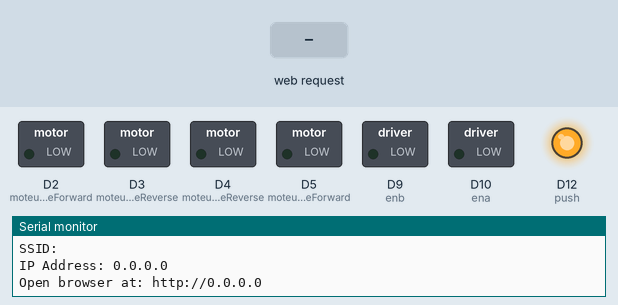
This sketch was run on a simulated Arduino MKR. Shown: switched loads named in the sketch (green lamp = pin HIGH), output pins drawn as LEDs (lit = HIGH), the last lines printed to the serial monitor. Inputs (shaded band) come from the test bench.

Above: at 11.2 s.
11.3 s: HTTP request GET /forward received
At 11.9 s:
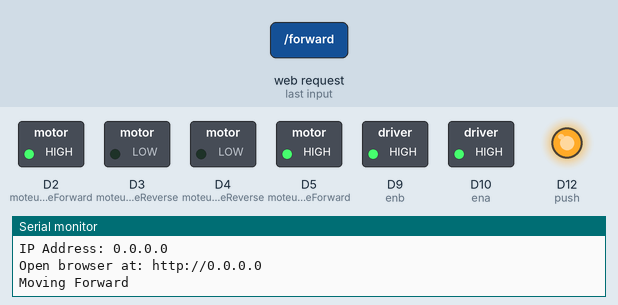
12.8 s: HTTP request GET /backward received
At 14.0 s:
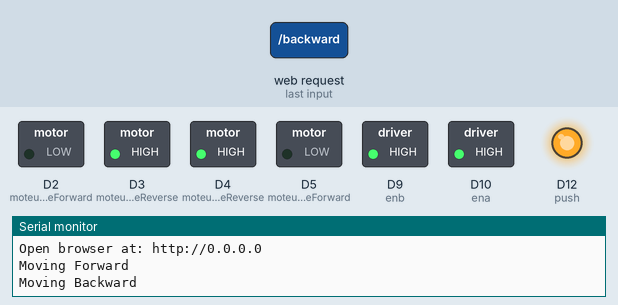
14.3 s: HTTP request GET /left received
At 15.4 s:
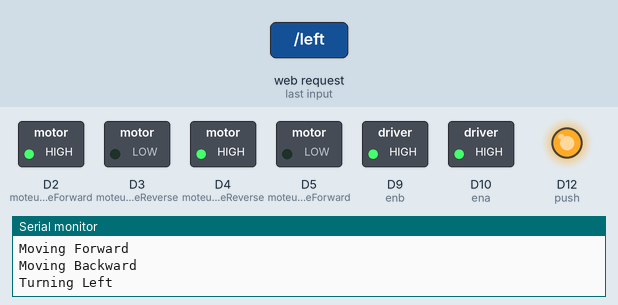
15.8 s: HTTP request GET /right received
At 16.5 s:
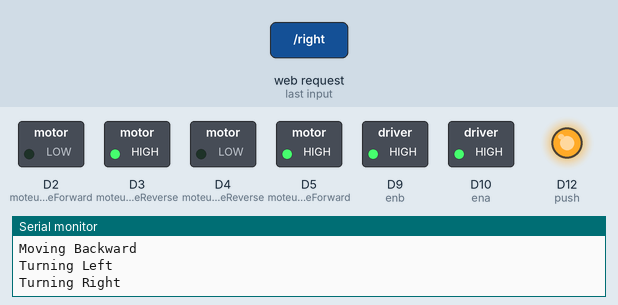
Timing chart, 0 to 18.3 s (numbered marks = the images above; inputs shaded):
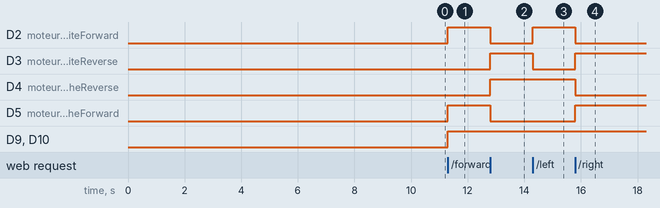

Measured:
- after the input at 11.3 s, D2 (moteurDroiteForward), D5 (moteurGaucheForward), D9 (enb), D10 (ena): LOW → HIGH at once
- after the input at 12.8 s, D2 (moteurDroiteForward), D5 (moteurGaucheForward): HIGH → LOW at once; D3 (moteurDroiteReverse), D4 (moteurGaucheReverse): LOW → HIGH at once
- after the input at 14.3 s, D2 (moteurDroiteForward): LOW → HIGH at once; D3 (moteurDroiteReverse): HIGH → LOW at once
- after the input at 15.8 s, D2 (moteurDroiteForward), D4 (moteurGaucheReverse): HIGH → LOW at once; D3 (moteurDroiteReverse), D5 (moteurGaucheForward): LOW → HIGH at once

The sketch:

arduino_wifi_code.ino
```cpp
#include <SPI.h>
#include <WiFiNINA.h>

char ssid[] = "football";
char pass[] = "football";
int status = WL_IDLE_STATUS;

WiFiServer server(80);

// Motor Pins
int moteurGaucheForward = 5;
int moteurGaucheReverse = 4;
int moteurDroiteReverse = 3;
int moteurDroiteForward = 2;
int push = 12;
int enb = 9;
int ena = 10;

boolean isShoot = false;
boolean isTalo = false;

void setup() {
  Serial.begin(9600);
  while (!Serial);

  pinMode(moteurGaucheForward, OUTPUT);
  pinMode(moteurGaucheReverse, OUTPUT);
  pinMode(moteurDroiteReverse, OUTPUT);
  pinMode(moteurDroiteForward, OUTPUT);
  pinMode(enb, OUTPUT);
  pinMode(push, OUTPUT);

  digitalWrite(push, HIGH);

  if (WiFi.status() == WL_NO_MODULE) {
    Serial.println("Communication with WiFi module failed!");
    while (true);
  }
  else{
    Serial.println("Module found");
  }

  Serial.print("Creating access point: ");
  Serial.println(ssid);
  status = WiFi.beginAP(ssid, pass);
  if (status != WL_AP_LISTENING) {
    Serial.println("Creating access point failed");
    while (true);
  }

  delay(10000);
  server.begin();
  printWiFiStatus();

  //myservo.attach(6);
  //myservo.write(0);
  //delay(1000);
  //myservo.write(60);
}

void loop() {
  WiFiClient client = server.available();
  if (client) {
    String request = "";
    while (client.connected()) {
      if (client.available()) {
        char c = client.read();
        request += c;
        if (c == '\n') {
          if (request.startsWith("GET /forward")) {
            moveForward();
          } else if (request.startsWith("GET /backward")) {
            moveBackward();
          } else if (request.startsWith("GET /left")) {
            turnLeft();
          } else if (request.startsWith("GET /right")) {
            turnRight();
          } else if (request.startsWith("GET /shoot")) {
            shoot();
          } else if (request.startsWith("GET /stop")) {
            stopMotors();
          }
          request = "";
          break;
        }
      }
    }
    client.stop();
  }
}

void moveForward() {
  Serial.println("Moving Forward");
  digitalWrite(moteurGaucheForward, HIGH);
  digitalWrite(moteurGaucheReverse, LOW);
  digitalWrite(moteurDroiteForward, HIGH);
  digitalWrite(moteurDroiteReverse, LOW);
  analogWrite(ena, 255);
  analogWrite(enb, 255);
}

void moveBackward() {
  Serial.println("Moving Backward");
  digitalWrite(moteurGaucheForward, LOW);
  digitalWrite(moteurGaucheReverse, HIGH);
  digitalWrite(moteurDroiteForward, LOW);
  digitalWrite(moteurDroiteReverse, HIGH);
  analogWrite(ena, 255);
  analogWrite(enb, 255);
}

void turnLeft() {
  Serial.println("Turning Left");
  digitalWrite(moteurGaucheForward, LOW);
  digitalWrite(moteurGaucheReverse, HIGH);
  digitalWrite(moteurDroiteForward, HIGH);
  digitalWrite(moteurDroiteReverse, LOW);
  analogWrite(ena, 255);
  analogWrite(enb, 255);
}

void turnRight() {
  Serial.println("Turning Right");
  digitalWrite(moteurGaucheForward, HIGH);
  digitalWrite(moteurGaucheReverse, LOW);
  digitalWrite(moteurDroiteForward, LOW);
  digitalWrite(moteurDroiteReverse, HIGH);
  analogWrite(ena, 255);
  analogWrite(enb, 255);
}

void stopMotors() {
  Serial.println("Stopping Motors");
  digitalWrite(moteurGaucheForward, LOW);
  digitalWrite(moteurGaucheReverse, LOW);
  digitalWrite(moteurDroiteForward, LOW);
  digitalWrite(moteurDroiteReverse, LOW);
  analogWrite(ena, 0);
  analogWrite(enb, 0);
}

void shoot() {
  Serial.println("Shooting!");
  isShoot = ! isShoot;
  digitalWrite(push, isShoot);
}


void printWiFiStatus() {
  Serial.print("SSID: ");
  Serial.println(WiFi.SSID());
  Serial.print("IP Address: ");
  Serial.println(WiFi.localIP());
  Serial.print("Open browser at: http://");
  Serial.println(WiFi.localIP());
}
```
